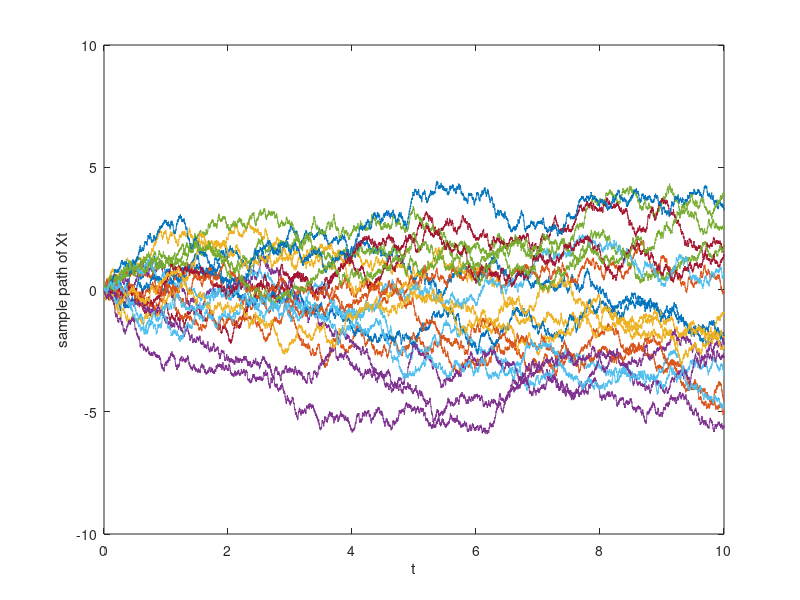

The MATLAB script that drew this image:
clear all; close all;

alpha = 1.0;
%T = 1;
% T = 0.1;
% T = 0.01;
T = 0.001;
s = alpha*sqrt(T);
samples = 10;

n = 10/T;

for k = 1:20
    
    for i=1:n
        z(i)=(2*floor(2*rand)-1)*s;
    end

    x= cumsum(z);
    x=[0 x];
    t=0:T:10;

    stairs(t,x);
    hold on;
    axis([0 10 -10 10]);
    xlabel('t');
    ylabel('sample path of Xt');
    
end
